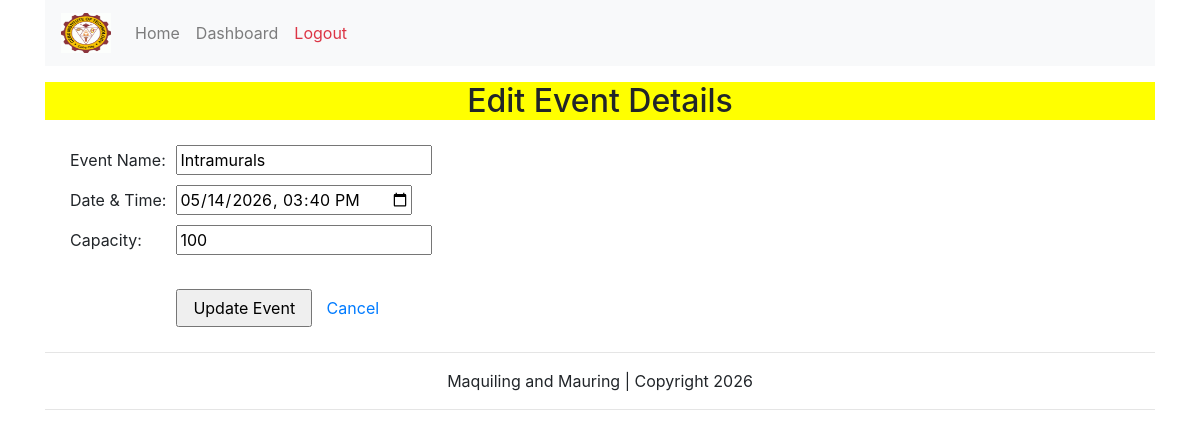
/edit_event.php?id=9 (signed in), run on the app's committed database.
### tables this page shows
CREATE TABLE `Events` (
  `eventID` int(11) NOT NULL,
  `adminID` int(11) NOT NULL,
  `name` varchar(255) NOT NULL,
  `eventDate` datetime DEFAULT NULL,
  `maxCapacity` int(11) DEFAULT NULL,
  `status` varchar(20) NOT NULL DEFAULT 'active'
);

### models/Event.php (called while the page is built, shortened)
<?php
class Event {
    private $conn;
    public function __construct($db) {
        $this->conn = $db;
    }
    public function readOne($eventID) {
        try {
            $query = "SELECT * FROM Events WHERE eventID = ?";
            $stmt = $this->conn->prepare($query);
            $stmt->execute([$eventID]);
            return $stmt->fetch(PDO::FETCH_ASSOC);
        } catch (Exception $e) {
            die("Read Single Event Error: " . $e->getMessage());
        }
    }
}
?>

### public/edit_event.php (the view, shortened to what this page needs)
<?php
include '../config/connect.php';
include '../models/Event.php';
require_once '../includes/header.php';
$eventID = $_GET['id'] ?? null;
$eventModel = new Event($db);
$event = $eventModel->readOne($eventID);
$dateForInput = date('Y-m-d\TH:i', strtotime($event['eventDate']));
?>
<div style='background-color:#ffff00'>
    <center>
        <p style="color:white"><h2>Edit Event Details</h2></p>
    </center>
</div>
<div style="margin: 20px;">
    <form method="POST">
        <table border="0" cellpadding="5">
            <tr>
                <td>Event Name:</td>
                <td><input type="text" name="name" value="<?= htmlspecialchars($event['name']) ?>" required></td>
            </tr>
            <tr>
                <td>Date & Time:</td>
                <td><input type="datetime-local" name="eventDate" value="<?= $dateForInput ?>" required></td>
            </tr>
            <tr>
                <td>Capacity:</td>
                <td><input type="number" name="maxCapacity" value="<?= htmlspecialchars($event['maxCapacity']) ?>" required></td>
            </tr>
            <tr>
                <td></td>
                <td>
                    <br>
                    <input type="submit" value="Update Event" style="cursor:pointer; padding: 5px 15px;">
                    <a href="manage_events.php" style="margin-left:10px;">Cancel</a>
                </td>
            </tr>
        </table>
    </form>
</div>
<?php require_once '../includes/footer.php'; ?>

### data on the page
events: name "Intramurals", eventDate "05/14/2026 15:40", maxCapacity "100"
